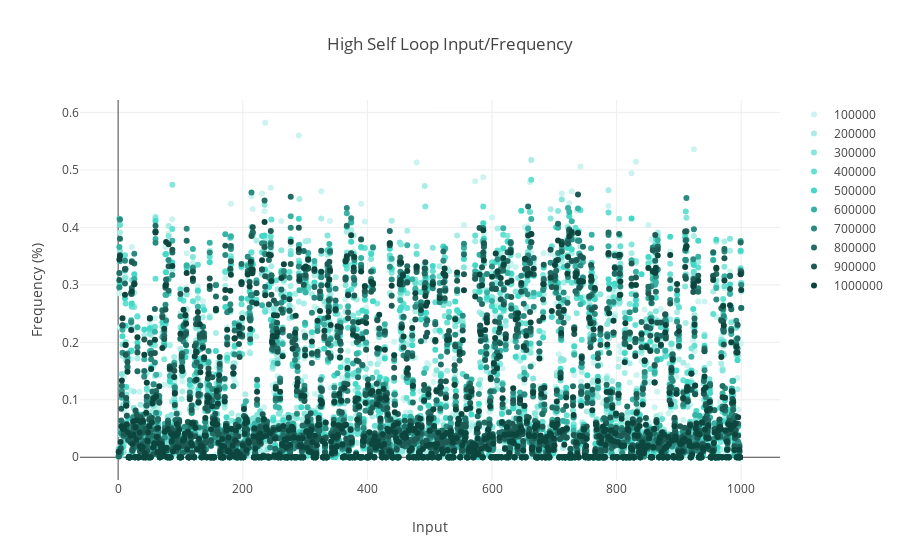

Write notebook code for a chart like this one.
### Code cell
df = pd.read_csv('percentages/MarkovHigh/0.csv')

trace1 = go.Scatter(
                    x=df['Input'], y=df['Percentage'], # Data
                    mode='markers',
                    name='100000',
                    line = dict(color = ('#CBF4F0'))
                   )


df = pd.read_csv('percentages/MarkovHigh/1.csv')

trace2 = go.Scatter(
                    x=df['Input'], y=df['Percentage'], # Data
                    mode='markers',
                    name='200000',
                    line = dict(color = ('#A9EDE6'))
                   )

df = pd.read_csv('percentages/MarkovHigh/2.csv')

trace3 = go.Scatter(
                    x=df['Input'], y=df['Percentage'], # Data
                    mode='markers',
                    name='300000',
                    line = dict(color = ('#86E6DC'))
                   )


df = pd.read_csv('percentages/MarkovHigh/3.csv')

trace4 = go.Scatter(
                    x=df['Input'], y=df['Percentage'], # Data
                    mode='markers',
                    name='400000',
                    line = dict(color = ('#64DFD2'))
                   )


df = pd.read_csv('percentages/MarkovHigh/4.csv')

trace5 = go.Scatter(
                    x=df['Input'], y=df['Percentage'], # Data
                    mode='markers',
                    name='500000',
                    line = dict(color = ('#42D9C8'))
                   )

df = pd.read_csv('percentages/MarkovHigh/5.csv')

trace6 = go.Scatter(
                    x=df['Input'], y=df['Percentage'], # Data
                    mode='markers',
                    name='600000',
                    line = dict(color = ('#37B2A4'))
                   )

df = pd.read_csv('percentages/MarkovHigh/6.csv')

trace7 = go.Scatter(
                    x=df['Input'], y=df['Percentage'], # Data
                    mode='markers',
                    name='700000',
                    line = dict(color = ('#2A8B80'))
                   )

df = pd.read_csv('percentages/MarkovHigh/7.csv')

trace8 = go.Scatter(
                    x=df['Input'], y=df['Percentage'], # Data
                    mode='markers',
                    name='800000',
                    line = dict(color = ('#206e65'))
                   )

df = pd.read_csv('percentages/MarkovHigh/8.csv')

trace9 = go.Scatter(
                    x=df['Input'], y=df['Percentage'], # Data
                    mode='markers',
                    name='900000',
                    line = dict(color = ('#1d5b54'))
                   )

df = pd.read_csv('percentages/MarkovHigh/9.csv')

trace10 = go.Scatter(
                    x=df['Input'], y=df['Percentage'], # Data
                    mode='markers', 
                    name='1000000',
                    line = dict(color = ('#0c463e'))
                   )




layout = go.Layout(title='High Self Loop Input/Frequency',
                   plot_bgcolor='rgb(255, 255,255)',
                   xaxis=dict(title='Input'),
                   yaxis=dict(title='Frequency (%)'))

# fig = go.Figure(data=[trace1], layout=layout)

fig = go.Figure(data=[trace1, trace2, trace3, trace4, trace5, trace6, trace7, trace8, trace9, trace10], layout=layout)

# Plot data in the notebook
iplot(fig)

### Figure 1 — Plotly figure (JSON) as saved in the notebook; plotly's stock layout.template omitted (floating-point values rounded to 4 significant figures; data arrays with more than 128 entries replaced by an {"elided": "..."} marker saying what was removed)
{"data": [{"line": {"color": "#CBF4F0"}, "mode": "markers", "name": "100000", "type": "scatter", "uid": "09138f05-e9a7-4ca5-b130-db4a866a2ef9", "x": {"elided": "1000 int values"}, "y": {"elided": "1000 float values"}}, {"line": {"color": "#A9EDE6"}, "mode": "markers", "name": "200000", "type": "scatter", "uid": "b715fe26-a4c2-4637-8191-69a2c7fdd486", "x": {"elided": "1000 int values"}, "y": {"elided": "1000 float values"}}, {"line": {"color": "#86E6DC"}, "mode": "markers", "name": "300000", "type": "scatter", "uid": "1f851f79-d282-4bd9-a43a-eb6993f85407", "x": {"elided": "1000 int values"}, "y": {"elided": "1000 float values"}}, {"line": {"color": "#64DFD2"}, "mode": "markers", "name": "400000", "type": "scatter", "uid": "2b9c48d8-385d-42b2-bf48-637ee3fd292e", "x": {"elided": "1000 int values"}, "y": {"elided": "1000 float values"}}, {"line": {"color": "#42D9C8"}, "mode": "markers", "name": "500000", "type": "scatter", "uid": "1cb8ca45-199d-491e-ba8b-e5e6f2d359a2", "x": {"elided": "1000 int values"}, "y": {"elided": "1000 float values"}}, {"line": {"color": "#37B2A4"}, "mode": "markers", "name": "600000", "type": "scatter", "uid": "804b96d1-32b1-4085-a47b-60be3e68220b", "x": {"elided": "1000 int values"}, "y": {"elided": "1000 float values"}}, {"line": {"color": "#2A8B80"}, "mode": "markers", "name": "700000", "type": "scatter", "uid": "bafb02e4-8b4f-4a5a-ab4c-504e9f101be6", "x": {"elided": "1000 int values"}, "y": {"elided": "1000 float values"}}, {"line": {"color": "#206e65"}, "mode": "markers", "name": "800000", "type": "scatter", "uid": "f81354b2-9e33-46f6-a24f-1b7869479eb4", "x": {"elided": "1000 int values"}, "y": {"elided": "1000 float values"}}, {"line": {"color": "#1d5b54"}, "mode": "markers", "name": "900000", "type": "scatter", "uid": "3de27d4d-bdd2-49e1-89fb-4b2ab99edad0", "x": {"elided": "1000 int values"}, "y": {"elided": "1000 float values"}}, {"line": {"color": "#0c463e"}, "mode": "markers", "name": "1000000", "type": "scatter", "uid": "145f806e-4d92-4041-9d85-0f1fd7d41fbe", "x": {"elided": "1000 int values"}, "y": {"elided": "1000 float values"}}], "layout": {"plot_bgcolor": "rgb(255, 255,255)", "title": "High Self Loop Input/Frequency", "xaxis": {"title": "Input"}, "yaxis": {"title": "Frequency (%)"}}}
